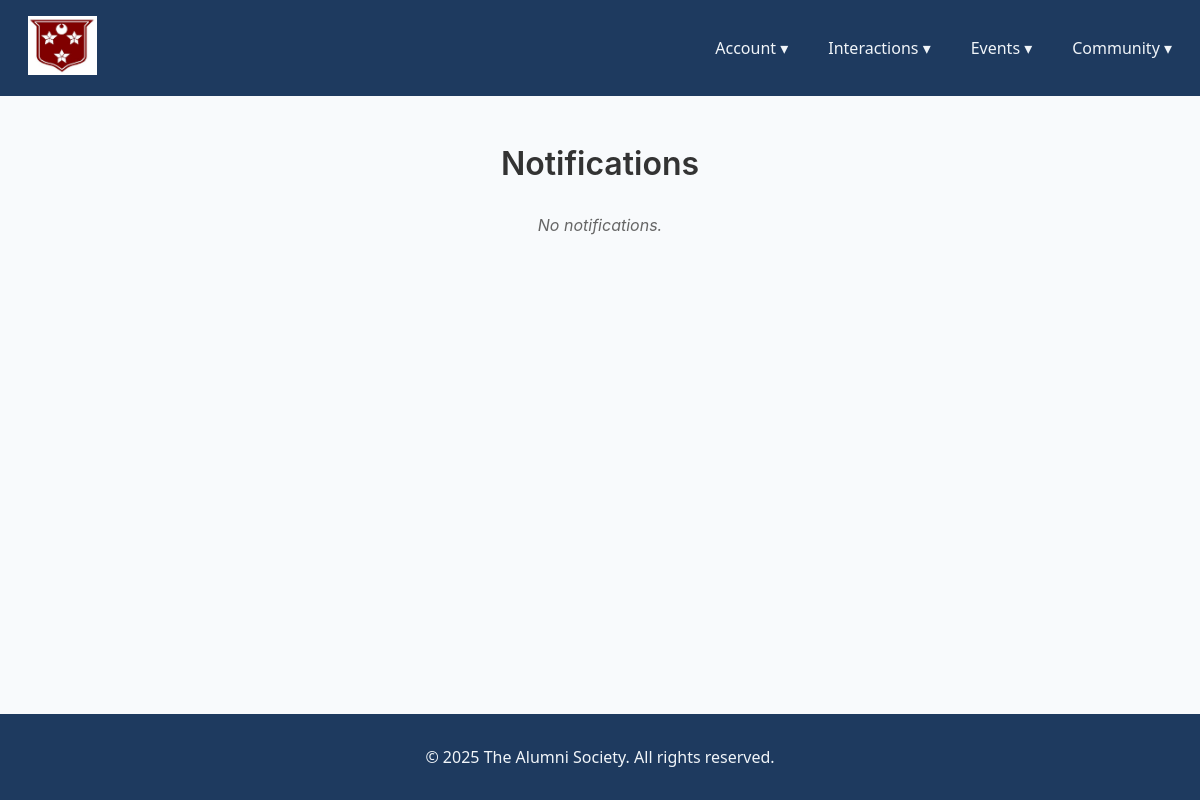
The page /notifications/ (signed in) on the database as committed earlier.
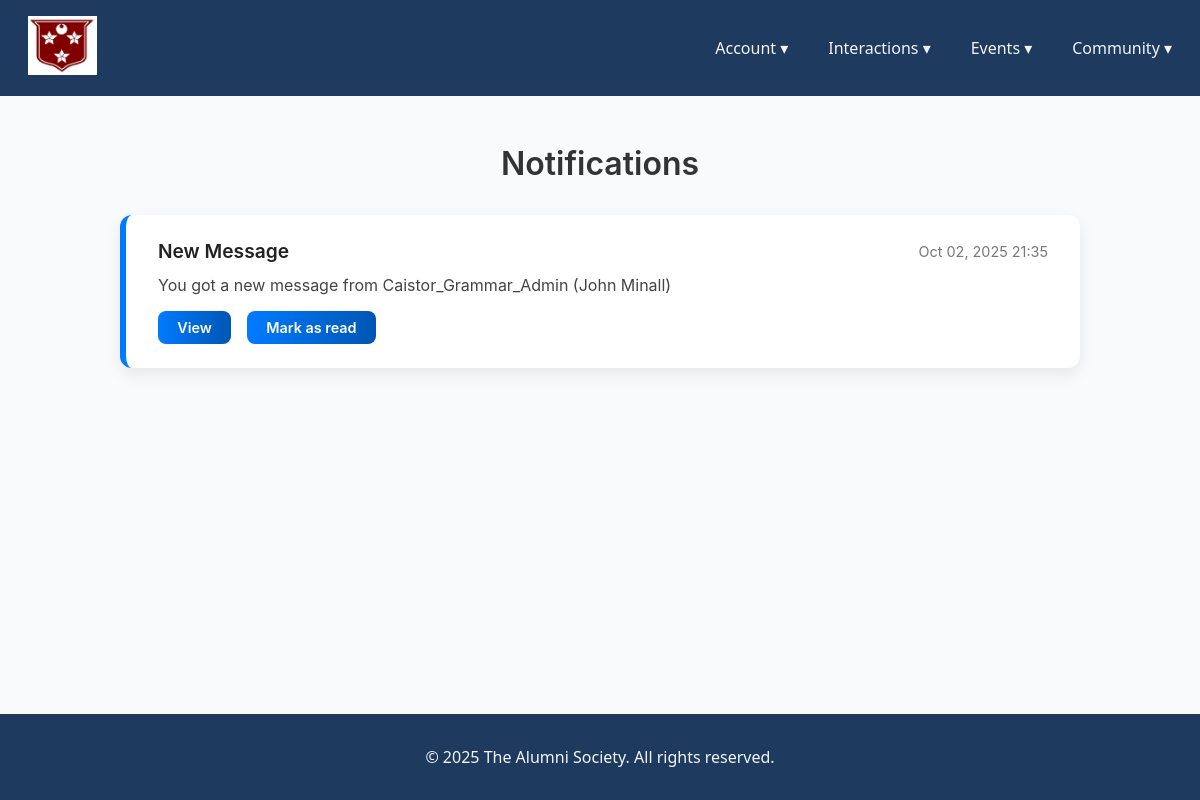
The same page on the database as committed later.
### notifications/models.py (models this page shows, shortened)
class Notification(models.Model):
    school = models.ForeignKey(School, on_delete=models.CASCADE, related_name="notifications", null=True, blank=True)
    title = models.CharField(max_length=255)
    message = models.TextField()
    link = models.URLField(blank=True, null=True)
    created_at = models.DateTimeField(default=timezone.now)

### notifications/views.py (the view)
# urls.py: path("", views.notifications_list, name="list"),
def notifications_list(request):
    school_notes = Notification.objects.filter(school=request.user.school)
    individual_notes = Notification.objects.filter(school__isnull=True, user_states__user=request.user)
    user_states = UserNotification.objects.filter(user=request.user)
    deleted_ids = [state.notification.id for state in user_states if state.deleted]
    all_notifications = list(school_notes) + list(individual_notes)
    all_notifications = [n for n in all_notifications if n.id not in deleted_ids]
    all_notifications.sort(key=lambda x: x.created_at, reverse=True)
    context = {'notifications': all_notifications, 'user_states': {state.notification.id: state for state in user_states}}
    return render(request, 'notifications/notifications_list.html', context)

### Website/notifications/templates/notifications/notifications_list.html
{% extends "Main/base.html" %}
{% block content %}
<div class="notifications-container">
  <h1 class="notifications-title">Notifications</h1>
  <ul class="notifications-list">
    {% for note in notifications %}
      <li class="notification-card {% if note.is_read %}read{% else %}unread{% endif %}">
        <div class="notification-header">
          <strong class="notification-title">{{ note.title }}</strong>
          <span class="notification-date">{{ note.created_at|date:"M d, Y H:i" }}</span>
        </div>
        <p class="notification-message">{{ note.message }}</p>
        <div class="notification-actions">
          {% if note.link %}
            <a href="{{ note.link }}" class="btn notification-btn">View</a>
          {% endif %}
          <a href="{% url 'notifications:mark_as_read' note.id %}" class="btn notification-btn mark-read-btn">
            Mark as read
          </a>
        </div>
      </li>
    {% empty %}
      <li class="notification-empty">No notifications.</li>
    {% endfor %}
  </ul>
</div>
{% endblock %}

Rows that differ between the two databases and show on the page:
added Notification: title "New Message", created_at "Oct 02, 2025 21:35", message "You got a new message from Caistor_Grammar_Admin (John Minall)"
Other text that changed with them:
text no longer shown: "No notifications."
